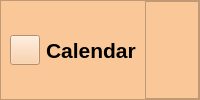
               <widget class="QFrame" name="frame_52">
                <property name="minimumSize">
                 <size>
                  <width>0</width>
                  <height>50</height>
                 </size>
                </property>
                <property name="styleSheet">
                 <string notr="true">background-color:#FAC898;
</string>
                </property>
                <property name="frameShape">
                 <enum>QFrame::StyledPanel</enum>
                </property>
                <property name="frameShadow">
                 <enum>QFrame::Raised</enum>
                </property>
                <layout class="QHBoxLayout" name="horizontalLayout_22">
                 <property name="spacing">
                  <number>0</number>
                 </property>
                 <property name="leftMargin">
                  <number>0</number>
                 </property>
                 <property name="topMargin">
                  <number>0</number>
                 </property>
                 <property name="rightMargin">
                  <number>0</number>
                 </property>
                 <property name="bottomMargin">
                  <number>0</number>
                 </property>
                 <item alignment="Qt::AlignLeft">
                  <widget class="QWidget" name="mainMenuButton_7" native="true">
                   <layout class="QHBoxLayout" name="horizontalLayout_38">
                    <item alignment="Qt::AlignHCenter">
                     <widget class="QPushButton" name="menuButton_8">
                      <property name="minimumSize">
                       <size>
                        <width>30</width>
                        <height>30</height>
                       </size>
                      </property>
                      <property name="maximumSize">
                       <size>
                        <width>30</width>
                        <height>30</height>
                       </size>
                      </property>
                      <property name="sizeIncrement">
                       <size>
                        <width>10</width>
                        <height>10</height>
                       </size>
                      </property>
                      <property name="styleSheet">
                       <string notr="true">image: url(:/icons/assets/icons/align-justify.svg);
magin-left: 3px</string>
                      </property>
                      <property name="text">
                       <string/>
                      </property>
                      <property name="iconSize">
                       <size>
                        <width>18</width>
                        <height>18</height>
                       </size>
                      </property>
                      <property name="checkable">
                       <bool>true</bool>
                      </property>
                     </widget>
                    </item>
                    <item>
                     <widget class="QLabel" name="homeHeader_8">
                      <property name="font">
                       <font>
                        <pointsize>16</pointsize>
                        <bold>true</bold>
                       </font>
                      </property>
                      <property name="text">
                       <string>Calendar</string>
                      </property>
                     </widget>
                    </item>
                   </layout>
                  </widget>
                 </item>
                 <item>
                  <widget class="QFrame" name="frame_53">
                   <property name="frameShape">
                    <enum>QFrame::StyledPanel</enum>
                   </property>
                   <property name="frameShadow">
                    <enum>QFrame::Raised</enum>
                   </property>
                  </widget>
                 </item>
                </layout>
               </widget>
